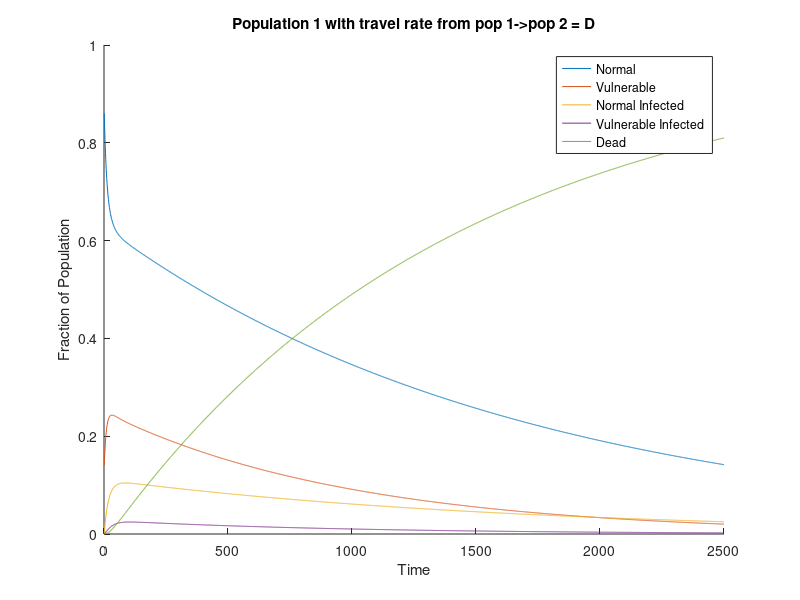
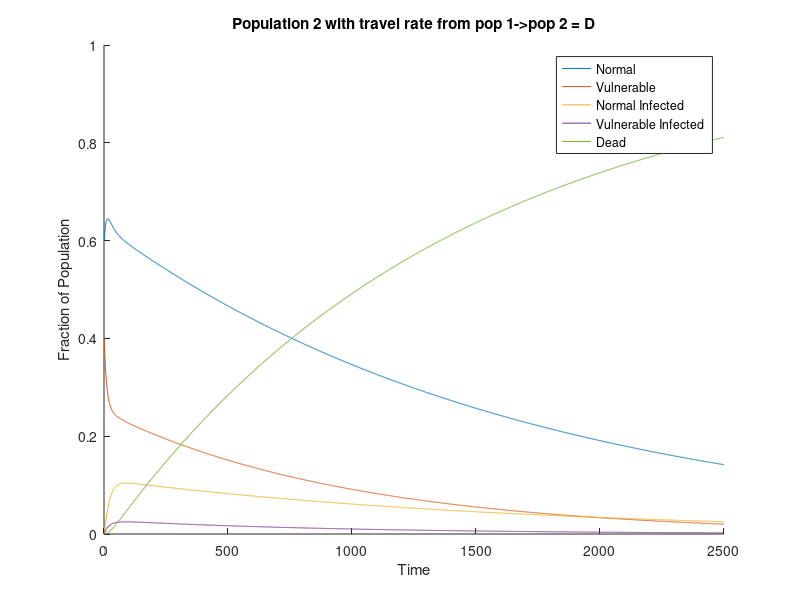
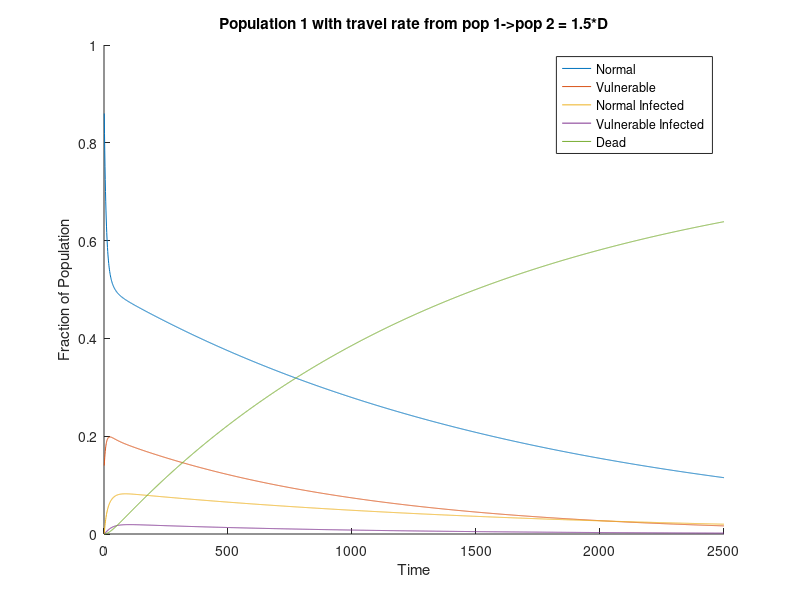
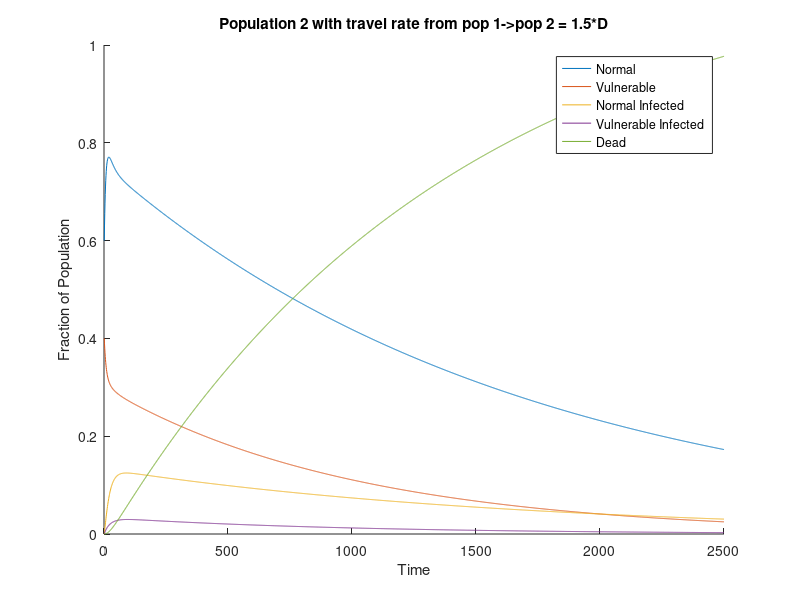

Here is the MATLAB script that generated these plots, in order:
%Part 3 - Modeling Interactions of Distinct Populations
%-----------------------------------------------------
%Equations
% When independent of each other, Population 1 is described by xt+1 = Axt, Population 2 is described by
% yt+1 = Byt. To describe travel between them, we stack x and y into column
% vector z = (x; y), and zt+1 = Czt, where C is the matrix [A, (pop2/pop1)C; (pop1/pop2)D; B],
% where C and D are matrices of the same dimensions of A and B, where all
% entries are 0 except for the diagonal, where the entries of the diagonal
% describe the proportions of the different groups in each population traveling to each other.
% C describes people from Population 2 moving into Population 1, and D
% describes people from Population 1 moving into Population 2. C is
% multiplied by the scalar (pop2/pop1) and D by (pop1/pop2) since the
% entries of x and y are proportions of populations 1 and 2, respectively,
% so when looking at the people moving from population 2 to 1, we need to
% convert them to a fraction of population 1, and vice versa when moving
% from population 1 to 2. 
%------------------------------------------------------
%% Initial Setup
%------------------------------------------------------
load("COVID_STL.mat");

n = 6; %variable for dimensionality of A

M = zeros(n,1); %change name of this zeros vector to M for readability
d=2500;

metro1POP = POP_STL;
metro2POP = 300000;
percentAtRiskPop1 = 0.14;
percentNormalPop1 = 1 - percentAtRiskPop1; 
percentAtRiskPop2 = 0.4;
percentNormalPop2 = 1 - percentAtRiskPop2; 

x0 = [
    (percentNormalPop1)-6/POP_STL;
    (percentAtRiskPop1)-1/POP_STL; 
    6/POP_STL; 
    1/POP_STL;
    0;
    0
 ];
y0 = [
     (percentNormalPop2);
    (percentAtRiskPop2); 
    0; 
    0;
    0;
    0
    
];
z0 = [x0; y0];

pop1NormalInfectionRate = .008;
pop1VulnerableInfectionRate = .004;
pop1NormalHealRate = .04;
pop1VulnerableHealRate = .025;
pop1NormalDeathRate = .004;
pop1VulnerableDeathRate = .01;

pop2NormalInfectionRate = .008;
pop2VulnerableInfectionRate = .004;
pop2NormalHealRate = .04;
pop2VulnerableHealRate = .025;
pop2NormalDeathRate = .004;
pop2VulnerableDeathRate = .01;

Aorig = [
    1-pop1NormalInfectionRate 0.000000                      pop1NormalHealRate                       0.000                                        0.000 0.000;
    0.000000                  1-pop1VulnerableInfectionRate 0.000                                    pop1VulnerableHealRate                          0.000 0.000;
    pop1NormalInfectionRate   0.000000                      1-pop1NormalDeathRate-pop1NormalHealRate  0.000 0.000 0.0000; 
    0.000000                  pop1VulnerableInfectionRate   0.000                                    1-pop1VulnerableDeathRate-pop1VulnerableHealRate 0.000 0.000; 
    0.000000                  0.000000                      pop1NormalDeathRate                      pop1VulnerableDeathRate                     1.000 0.000; 
    pop1NormalInfectionRate   pop1VulnerableInfectionRate   0.000                                    0.000                                  0.000 1.000;   
];

% Right now B same as A, should change a lil bit
Borig = [    
   1-pop2NormalInfectionRate 0.000000                      pop2NormalHealRate                       0.000                                        0.000 0.000;
    0.000000                  1-pop2VulnerableInfectionRate 0.000                                    pop2VulnerableHealRate                          0.000 0.000;
    pop2NormalInfectionRate   0.000000                      1-pop2NormalDeathRate-pop2NormalHealRate  0.000 0.000 0.000; 
    0.000000                  pop2VulnerableInfectionRate   0.000                                    1-pop2VulnerableDeathRate-pop2VulnerableHealRate 0.000 0.000; 
    0.000000                  0.000000                      pop2NormalDeathRate                      pop2VulnerableDeathRate                     1.000 0.000; 
    pop2NormalInfectionRate   pop2VulnerableInfectionRate   0.000                                    0.000                                  0.000 1.000;    
    ];



Corig = [
    0.0500 0.0000 0.0000 0.0000 0.0000 0.0000; %on any day 5% of normal pop 2 moves to pop 1
    0.0000 0.0500 0.0000 0.0000 0.0000 0.0000; %on any day 5% of vulnerable pop 2 moves to pop 1
    0.0000 0.0000 0.0100 0.0000 0.0000 0.0000; %on any day 1% of normal infected pop 2 will move to pop 1
    0.0000 0.0000 0.0000 0.0010 0.0000 0.0000; %0.1% of vulnerable infected moving every day
    0.0000 0.0000 0.0000 0.0000 0.0000 0.0000; %no dead people traveling,so 5,5, 0
    0.0000 0.0000 0.0000 0.0000 0.0000 0.0000; %no movement in cumulative cases either
    ]; % convert to fraction of population 1

% D same as C right now, change?
Dorig = [    
    0.0500 0.0000 0.0000 0.0000 0.0000 0.0000; %on any day 5% of normal pop 1 moves to pop 2
    0.0000 0.0500 0.0000 0.0000 0.0000 0.0000; %on any day 5% of vulnerable pop 1 moves to pop 2
    0.0000 0.0000 0.0100 0.0000 0.0000 0.0000; %on any day 1% of normal infected pop 1 will move to pop 2
    0.0000 0.0000 0.0000 0.0010 0.0000 0.0000; %0.1% of vulnerable infected moving every day
    0.0000 0.0000 0.0000 0.0000 0.0000 0.0000; %no dead people traveling,so 5,5, 0
    0.0000 0.0000 0.0000 0.0000 0.0000 0.0000; %no movement in cumulative cases either
    ];

% update A and B to account of traveling populations

A = Aorig;
B = Borig;
C = Corig;
D = Dorig;

F = [A-A*D C; D B-B*C];




% Simulating
sys_sir_base = ss(F, zeros(2*n,1),eye(2*n) ,zeros(2*n,1),1);
Z = lsim(sys_sir_base,zeros(d,1),linspace(0,d - 1,d),z0); %simulate for d days of spread


figure;
hold on; %toggle hold, plotting multiple curves on the same graph
plot(Z(1:d,1:5));
legend('Normal', 'Vulnerable','Normal Infected','Vulnerable Infected','Dead');
title('Population 1 with travel rate from pop 1->pop 2 = D')
xlabel('Time')
ylabel('Fraction of Population');
ylim auto; hold off;

figure;
hold on; %toggle hold, plotting multiple curves on the same graph
plot(Z(1:d,7:11));
legend('Normal', 'Vulnerable','Normal Infected','Vulnerable Infected','Dead');
title('Population 2 with travel rate from pop 1->pop 2 = D')
xlabel('Time')
ylabel('Fraction of Population');
ylim auto; hold off;
disp("Test 1: ");
day=2300;
test = Z(day, 1) + Z(day, 2) + Z(day, 3)+ Z(day, 4)+ Z(day, 5)+ Z(day, 7)+ Z(day, 8)+ Z(day, 9)+ Z(day, 10)+ Z(day, 11)
disp("With travel ratefrom pop 1-> 2 = D");
disp("Pop 1 Deaths at day 1000: ");
Z(1000, 5)
disp("Pop 2 Deaths at day 1000: ")
Z(1000, 11)

D=1.5*D;
A = Aorig;
B = Borig;
A = A -A*(D);
B = B - B*(C);
F = [A C; D B];
d=2500;
sys_sir_base = ss(F, zeros(2*n,1),eye(2*n) ,zeros(2*n,1),1);
Z = lsim(sys_sir_base,zeros(d,1),linspace(0,d - 1,d),z0); %simulate for d days of spread


figure;
hold on; %toggle hold, plotting multiple curves on the same graph
plot(Z(1:d,1:5));
legend('Normal', 'Vulnerable','Normal Infected','Vulnerable Infected','Dead');
title('Population 1 with travel rate from pop 1->pop 2 = 1.5*D');

xlabel('Time')
ylabel('Fraction of Population');
ylim auto; hold off;

figure;
hold on; %toggle hold, plotting multiple curves on the same graph
plot(Z(1:d,7:11));
legend('Normal', 'Vulnerable','Normal Infected','Vulnerable Infected','Dead');
title('Population 2 with travel rate from pop 1->pop 2 = 1.5*D');
xlabel('Time')
ylabel('Fraction of Population');
ylim auto; hold off;
day = 2400;
disp("Test 2: increased rate 2->1");
test = Z(day, 1) + Z(day, 2) + Z(day, 3)+ Z(day, 4)+ Z(day, 5)+ Z(day, 7)+ Z(day, 8)+ Z(day, 9)+ Z(day, 10)+ Z(day, 11)

disp("With travel ratefrom pop 1-> 2 = 1.5*D");
disp("Pop 1 Deaths at day 1000: ");
Z(1000, 5)
disp("Pop 2 Deaths at day 1000: ")
Z(1000, 11)


% Action Item 2: Implementing Travel Policy

% Delta Wave: Days 473-592

z0 = Z(473, :);
d=592-473+1;
A = Aorig;
B = Borig;
C = Corig;
D = Dorig;
F = [A-A*D C; D B-B*C];
sys_sir_base = ss(F, zeros(2*n,1),eye(2*n) ,zeros(2*n,1),1);
Z = lsim(sys_sir_base,zeros(d,1),linspace(473,592,d),z0); %simulate for d days of spread


figure;
hold on; %toggle hold, plotting multiple curves on the same graph
plot(Z(1:d,1:5));
legend('Normal', 'Vulnerable','Normal Infected','Vulnerable Infected','Dead');
title('Delta Wave: Pop 1 without policy');
xlabel('Time')
ylabel('Fraction of Population');
ylim auto; hold off;

figure;
hold on; %toggle hold, plotting multiple curves on the same graph
plot(Z(1:d,7:11));
legend('Normal', 'Vulnerable','Normal Infected','Vulnerable Infected','Dead');
title('Delta Wave: Pop 2 without policy');
xlabel('Time')
ylabel('Fraction of Population');
ylim auto; hold off;

% Now gradually implementing policy:

startDay = 473;
endDay = 592;
d=10;
for j = 12:1
for i = 1:6
    C(i, i) = Corig(i, i)*(j/12);
    D(i, i) = Dorig(i, i)*(j/12);
end
A = Aorig;
B = Borig;
F = [A-A*D C; D B-B*C];
sys_sir_base = ss(F, zeros(2*n,1),eye(2*n) ,zeros(2*n,1),1);
Z = lsim(sys_sir_base,zeros(d,1),linspace(startDay,startDay+d-1,d),z0); %simulate for d days of spread

startDay=startDay+d;
z0 = Z(10, :);
end


figure;
hold on; %toggle hold, plotting multiple curves on the same graph
plot(Z(:,1:5));
legend('Normal', 'Vulnerable','Normal Infected','Vulnerable Infected','Dead');
title('Delta Wave: Pop 1 woth gradually implemented policy');
xlabel('Time')
ylabel('Fraction of Population');
ylim auto; hold off;

figure;
hold on; %toggle hold, plotting multiple curves on the same graph
plot(Z(:,7:11));
legend('Normal', 'Vulnerable','Normal Infected','Vulnerable Infected','Dead');
title('Delta Wave: Pop 2 with gradually implemented policy');
xlabel('Time')
ylabel('Fraction of Population');
ylim auto; hold off;

% Omicron Wave: Days 593-740
D=1.5*D;
A = Aorig;
B = Borig;
A = A -A*(D);
B = B - B*(C);
F = [A C; D B];
d=2500;
sys_sir_base = ss(F, zeros(2*n,1),eye(2*n) ,zeros(2*n,1),1);
Z = lsim(sys_sir_base,zeros(d,1),linspace(0,d - 1,d),z0); %simulate for d days of spread

z0 = Z(593, :);
d=740-593+1;
A = Aorig;
B = Borig;
C = Corig;
D = Dorig;
F = [A-A*D C; D B-B*C];
sys_sir_base = ss(F, zeros(2*n,1),eye(2*n) ,zeros(2*n,1),1);
Z = lsim(sys_sir_base,zeros(d,1),linspace(593,740,d),z0); %simulate for d days of spread


figure;
hold on; %toggle hold, plotting multiple curves on the same graph
plot(Z(1:d,1:5));
legend('Normal', 'Vulnerable','Normal Infected','Vulnerable Infected','Dead');
title('Omicron Wave: Pop 1 without policy');
xlabel('Time')
ylabel('Fraction of Population');
ylim auto; hold off;

figure;
hold on; %toggle hold, plotting multiple curves on the same graph
plot(Z(1:d,7:11));
legend('Normal', 'Vulnerable','Normal Infected','Vulnerable Infected','Dead');
title('Omicron Wave: Pop 2 without policy');
xlabel('Time')
ylabel('Fraction of Population');
ylim auto; hold off;

% Now gradually implementing policy:

startDay = 593;
endDay = 740;
d=10;
for j = 12:1
for i = 1:6
    C(i, i) = Corig(i, i)*(j/12);
    D(i, i) = Dorig(i, i)*(j/12);
end
A = Aorig;
B = Borig;
F = [A-A*D C; D B-B*C];
sys_sir_base = ss(F, zeros(2*n,1),eye(2*n) ,zeros(2*n,1),1);
Z = lsim(sys_sir_base,zeros(d,1),linspace(startDay,startDay+d-1,d),z0); %simulate for d days of spread

startDay=startDay+d;
z0 = Z(10, :);
end
% simulate last 27 days
sys_sir_base = ss(F, zeros(2*n,1),eye(2*n) ,zeros(2*n,1),1);
Z = lsim(sys_sir_base,zeros(27,1),linspace(713,739,27),z0); %simulate for d days of spread

figure;
hold on; %toggle hold, plotting multiple curves on the same graph
plot(Z(:,1:5));
legend('Normal', 'Vulnerable','Normal Infected','Vulnerable Infected','Dead');
title('Omicron Wave: Pop 1 woth gradually implemented policy');
xlabel('Time')
ylabel('Fraction of Population');
ylim auto; hold off;

figure;
hold on; %toggle hold, plotting multiple curves on the same graph
plot(Z(:,7:11));
legend('Normal', 'Vulnerable','Normal Infected','Vulnerable Infected','Dead');
title('Omicron Wave: Pop 2 with gradually implemented policy');
xlabel('Time')
ylabel('Fraction of Population');
ylim auto; hold off;







 